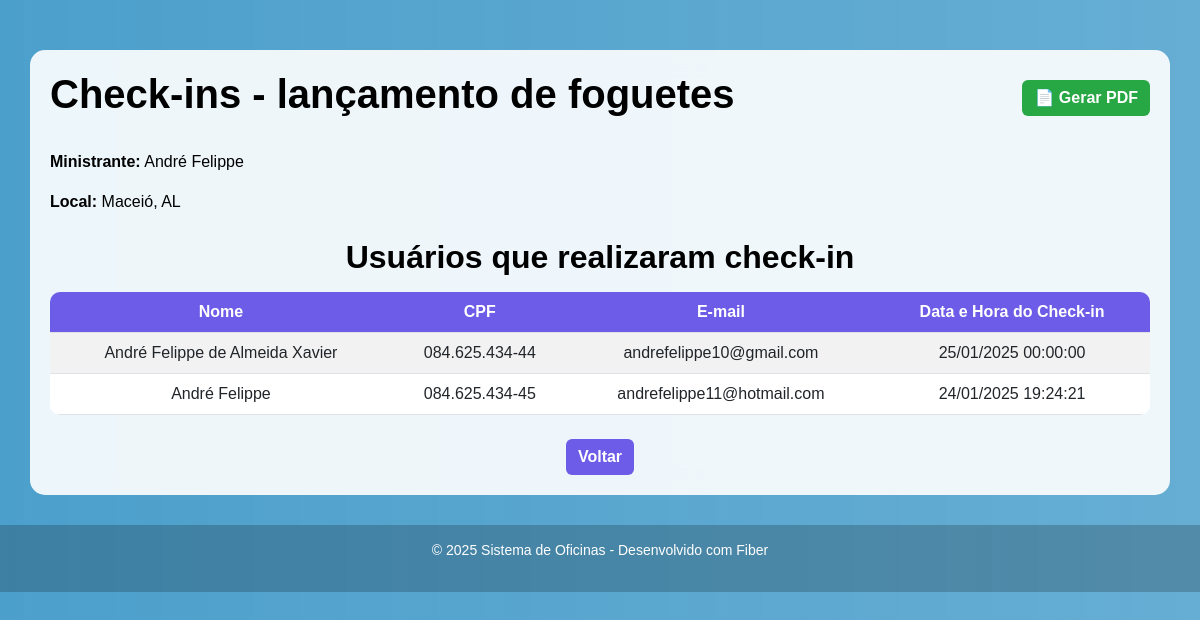
/oficina/2/checkins (signed in), run on the app's committed database.
### models.py (models this page shows, shortened)
class Oficina(db.Model):
    id = db.Column(db.Integer, primary_key=True)
    titulo = db.Column(db.String(100), nullable=False)
    descricao = db.Column(db.Text, nullable=False)
    ministrante = db.Column(db.String(100), nullable=False)
    vagas = db.Column(db.Integer, nullable=False)
    carga_horaria = db.Column(db.String(10), nullable=False)
    estado = db.Column(db.String(2), nullable=False)  # Estado (sigla)
    cidade = db.Column(db.String(100), nullable=False)  # Cidade
    qr_code = db.Column(db.String(255), nullable=True)

class Usuario(db.Model, UserMixin):
    id = db.Column(db.Integer, primary_key=True)
    nome = db.Column(db.String(150), nullable=False)
    cpf = db.Column(db.String(14), unique=True, nullable=False)
    email = db.Column(db.String(150), unique=True, nullable=False)
    senha = db.Column(db.String(255), nullable=False)
    formacao = db.Column(db.String(255), nullable=False)
    tipo = db.Column(db.String(20), nullable=False, default='participante')

### routes.py (the view)
@app.route('/oficina/<int:oficina_id>/checkins', methods=['GET'])
@login_required
def lista_checkins(oficina_id):
    if current_user.tipo != 'admin':
        flash("Acesso negado!", "danger")
        return redirect(url_for('dashboard'))
    oficina = Oficina.query.get_or_404(oficina_id)
    checkins = Checkin.query.filter_by(oficina_id=oficina_id).all()
    usuarios_checkin = [
        {
            'nome': checkin.usuario.nome,
            'cpf': checkin.usuario.cpf,
            'email': checkin.usuario.email,
            'data_hora': checkin.data_hora.strftime('%d/%m/%Y %H:%M:%S')
        }
        for checkin in checkins
    ]
    return render_template(
        'lista_checkins.html',
        oficina=oficina,
        usuarios_checkin=usuarios_checkin
    )

### app.py (called while the page is built)
@login_manager.user_loader
def load_user(user_id):
    return Usuario.query.get(int(user_id))

### templates/lista_checkins.html (shortened to what this page needs)
<!DOCTYPE html>
<html lang="pt-br">
<head>
    <link href="https://cdn.jsdelivr.net/npm/bootstrap@5.3.0/dist/css/bootstrap.min.css" rel="stylesheet">
</head>
<body>
    <div class="container">
        <div class="d-flex justify-content-between align-items-center mb-4">
            <h1>Check-ins - {{ oficina.titulo }}</h1>
            <a href="{{ url_for('gerar_pdf_checkins', oficina_id=oficina.id) }}" class="btn btn-primary">📄 Gerar PDF</a>
        </div>
        <p class="text-align"><strong>Ministrante:</strong> {{ oficina.ministrante }}</p>
        <p class="text-align"><strong>Local:</strong> {{ oficina.cidade }}, {{ oficina.estado }}</p>
        <h2 class="mt-4">Usuários que realizaram check-in</h2>
        <table class="table table-striped table-hover mt-3">
            <thead>
                <tr>
                    <th>Nome</th>
                    <th>CPF</th>
                    <th>E-mail</th>
                    <th>Data e Hora do Check-in</th>
                </tr>
            </thead>
            <tbody>
                {% for usuario in usuarios_checkin %}
                <tr>
                    <td>{{ usuario.nome }}</td>
                    <td>{{ usuario.cpf }}</td>
                    <td>{{ usuario.email }}</td>
                    <td>{{ usuario.data_hora }}</td>
                </tr>
                {% else %}
                <tr>
                    <td colspan="4" class="text-center text-muted">Nenhum check-in realizado até o momento.</td>
                </tr>
                {% endfor %}
            </tbody>
        </table>
        <div class="text-center mt-4">
            <a href="{{ url_for('dashboard') }}" class="btn btn-secondary">Voltar</a>
        </div>
    </div>
    <div class="footer">
        <p>&copy; 2025 Sistema de Oficinas - Desenvolvido com Fiber</p>
    </div>
</body>
</html>

### templates/lista_checkins.html (style rules this page uses)
body { background: linear-gradient(to right, rgba(0, 119, 182, 0.7), rgba(0, 119, 182, 0.6)), url(''); color: black; font-family: Arial, sans-serif; }
.container { margin-top: 50px; background: rgba(255, 255, 255, 0.9); border-radius: 15px; padding: 20px; backdrop-filter: blur(10px); }
h1, h2 { font-weight: bold; text-align: center; }
.table { background-color: rgba(255, 255, 255, 0.8); border-radius: 10px; overflow: hidden; }
.table th { background-color: #6c5ce7; color: white; text-align: center; }
.table td { text-align: center; }
.btn-secondary, .btn-primary { border: none; font-weight: bold; transition: all 0.3s ease; }
.btn-secondary { background-color: #6c5ce7; }
.btn-primary { background-color: #28a745; }
.footer { text-align: center; padding: 15px; background-color: rgba(0, 0, 0, 0.2); width: 100%; color: white; font-size: 14px; margin-top: 30px; }

### data on the page
Oficina: titulo "lançamento de foguetes", ministrante "André Felippe", cidade "Maceió", estado "AL"
Usuario: nome "André Felippe de Almeida Xavier", cpf "084.625.434-44", email "andrefelippe10@gmail.com", data_hora "25/01/2025 00:00:00"
Usuario: nome "André Felippe", cpf "084.625.434-45", email "andrefelippe11@hotmail.com", data_hora "24/01/2025 19:24:21"
